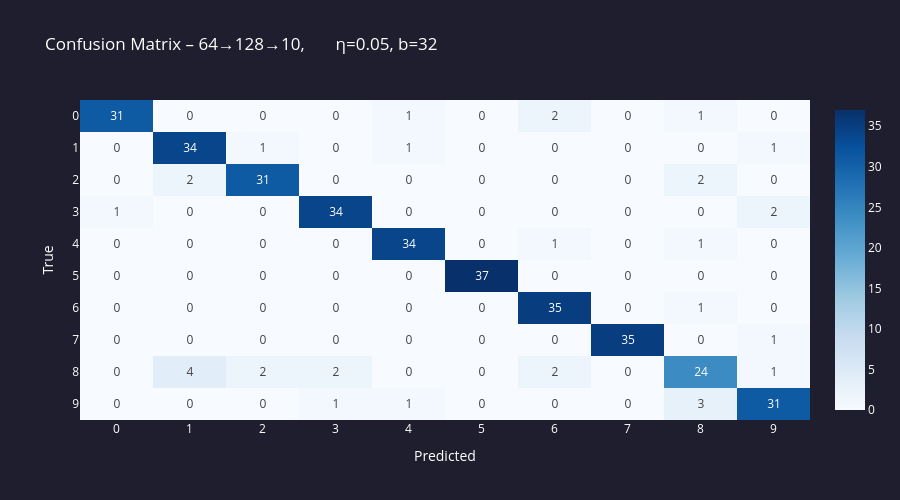

The notebook cell saved with this chart:
### Markdown cell above
---
## 4. Najlepsza konfiguracja – macierz pomyłek

### Code cell
# Pick the best experiment by test accuracy
best = max(results, key=lambda e: e['test_acc'])
print(f"Best config : {best['name']}")
print(f"Test accuracy: {best['test_acc']:.4f}")

# Confusion matrix
best_trainer = best['trainer']
y_pred_proba = best_trainer._forward(X_test)
y_pred       = np.argmax(y_pred_proba, axis=1)

n_classes = 10
cm = np.zeros((n_classes, n_classes), dtype=int)
for true, pred in zip(y_test, y_pred):
    cm[true][pred] += 1

fig_cm = go.Figure(go.Heatmap(
    z=cm,
    x=[str(i) for i in range(n_classes)],
    y=[str(i) for i in range(n_classes)],
    colorscale='Blues',
    text=cm, texttemplate='%{text}',
    hovertemplate='True: %{y}<br>Pred: %{x}<br>Count: %{z}<extra></extra>',
))
fig_cm.update_layout(
    title=f'Confusion Matrix – {best["name"]}',
    xaxis_title='Predicted', yaxis_title='True',
    plot_bgcolor='#1e1e2e', paper_bgcolor='#1e1e2e',
    font=dict(color='white'), height=500,
    yaxis=dict(autorange='reversed'),
)
fig_cm.show()

### Figure 1 — Plotly figure (JSON) as saved in the notebook; plotly's stock layout.template omitted (floating-point values rounded to 4 significant figures)
{"data": [{"colorscale": [[0, "rgb(247,251,255)"], [0.125, "rgb(222,235,247)"], [0.25, "rgb(198,219,239)"], [0.375, "rgb(158,202,225)"], [0.5, "rgb(107,174,214)"], [0.625, "rgb(66,146,198)"], [0.75, "rgb(33,113,181)"], [0.875, "rgb(8,81,156)"], [1, "rgb(8,48,107)"]], "hovertemplate": "True: %{y}<br>Pred: %{x}<br>Count: %{z}<extra></extra>", "text": [[31, 0, 0, 0, 1, 0, 2, 0, 1, 0], [0, 34, 1, 0, 1, 0, 0, 0, 0, 1], [0, 2, 31, 0, 0, 0, 0, 0, 2, 0], [1, 0, 0, 34, 0, 0, 0, 0, 0, 2], [0, 0, 0, 0, 34, 0, 1, 0, 1, 0], [0, 0, 0, 0, 0, 37, 0, 0, 0, 0], [0, 0, 0, 0, 0, 0, 35, 0, 1, 0], [0, 0, 0, 0, 0, 0, 0, 35, 0, 1], [0, 4, 2, 2, 0, 0, 2, 0, 24, 1], [0, 0, 0, 1, 1, 0, 0, 0, 3, 31]], "texttemplate": "%{text}", "type": "heatmap", "x": ["0", "1", "2", "3", "4", "5", "6", "7", "8", "9"], "y": ["0", "1", "2", "3", "4", "5", "6", "7", "8", "9"], "z": [[31, 0, 0, 0, 1, 0, 2, 0, 1, 0], [0, 34, 1, 0, 1, 0, 0, 0, 0, 1], [0, 2, 31, 0, 0, 0, 0, 0, 2, 0], [1, 0, 0, 34, 0, 0, 0, 0, 0, 2], [0, 0, 0, 0, 34, 0, 1, 0, 1, 0], [0, 0, 0, 0, 0, 37, 0, 0, 0, 0], [0, 0, 0, 0, 0, 0, 35, 0, 1, 0], [0, 0, 0, 0, 0, 0, 0, 35, 0, 1], [0, 4, 2, 2, 0, 0, 2, 0, 24, 1], [0, 0, 0, 1, 1, 0, 0, 0, 3, 31]]}], "layout": {"font": {"color": "white"}, "height": 500, "paper_bgcolor": "#1e1e2e", "plot_bgcolor": "#1e1e2e", "title": {"text": "Confusion Matrix – 64→128→10,       η=0.05, b=32"}, "xaxis": {"title": {"text": "Predicted"}}, "yaxis": {"autorange": "reversed", "title": {"text": "True"}}}}
